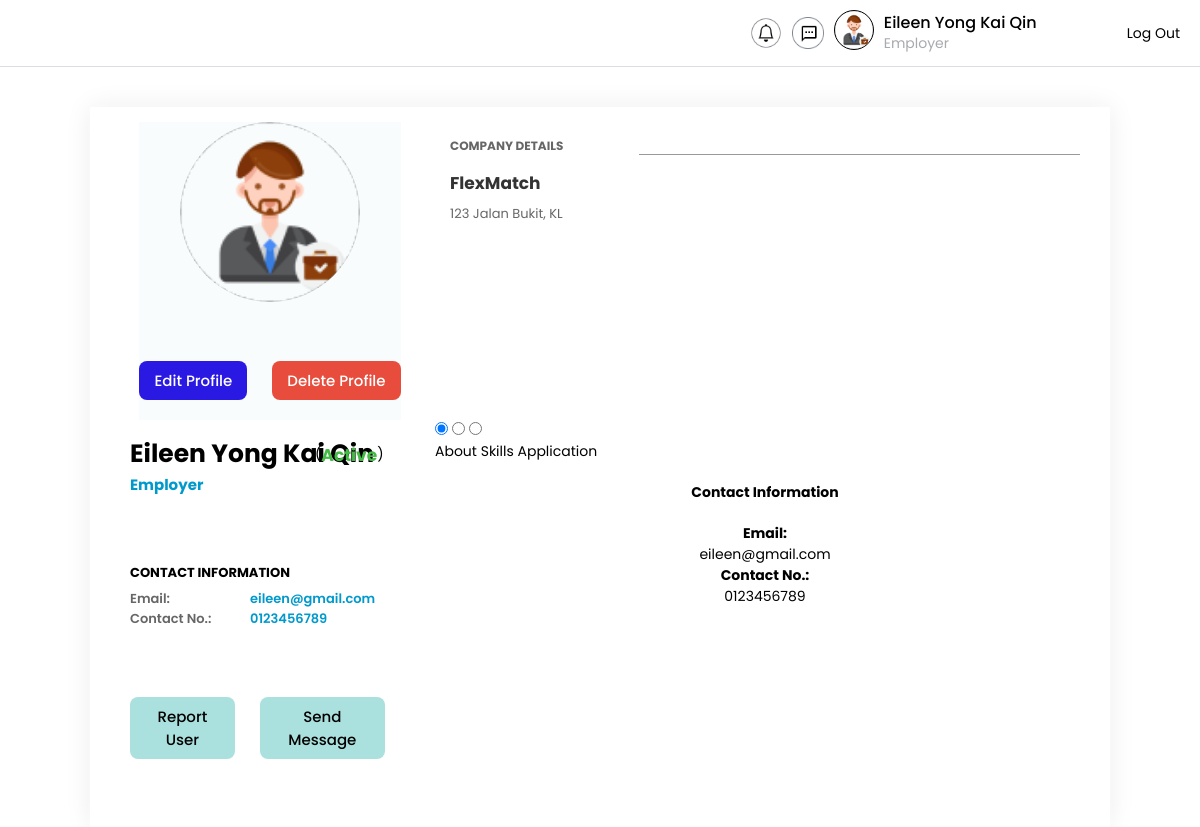
Page /Employer/view_employer_profile.php (signed in) on the committed database.
### tables this page shows
CREATE TABLE employer (
    userID VARCHAR(10) PRIMARY KEY,  
    fullName VARCHAR(100) NOT NULL,  
    email varchar(100) NOT NULL,  
    contactNo VARCHAR(15),  
    companyName VARCHAR(255) NOT NULL,  
    companyAddress TEXT NOT NULL,  
    profilePic varchar(100) DEFAULT NULL,  
    accountStatus ENUM('Active', 'Inactive', 'Suspended') DEFAULT 'Active',  
    warningHistory INT DEFAULT 0,  
    FOREIGN KEY (userID) REFERENCES login(userID) ON DELETE CASCADE  
);

### Employer/view_employer_profile.php (the view, shortened to what this page needs)
<?php
include('../database/config.php');
include('employerNew_nosidebar.php');
$userID = $_SESSION['userID'];
$sql = mysqli_query($con, "SELECT * FROM employer WHERE userID='$userID'");
$data = mysqli_fetch_array($sql);
?>
<!DOCTYPE html>
<html lang="en">
<head>
    <link rel="stylesheet" href="../css/view_profile.css">
</head>
<body>
    <span class="main_bg"></span>
    <div class="container">
        <section class="userProfile card">
            <div class="card-body">
                <section>
                    <div class="profile">
                        <figure><img src="../images/employer.png" alt="profile" width="250px" height="250px"></figure>
                    </div>
                </section>
                <div class="profilefc">
                    <button class="btn edit" onclick="location.href='update_employer_profile.php'">Edit Profile</button>
                    <button class="btn delete" onclick="location.href='delete_employer_profile.php'">Delete Profile</button>
                </div>
            </div>
        </section>
        <section class="work_skills card">
            <div class="work">
                <h1 class="heading">Company Details</h1>
                <div class="primary">
                    <h1><?PHP echo $data['companyName'];?></h1>
                    <p><?PHP echo $data['companyAddress'];?></p>
                </div>
                <br>
        </section>
        <section class="userDetails card">
            <div class="userName">
                <h1 class="name"><?PHP echo $data['fullName'];?></h1>
                <p>Employer</p>
                <div class="acc-status">
                    <?php $statusColor = '';
                    if ($data['accountStatus'] == 'Active') {
                        $statusColor = '#44bb44';
                    } else if ($data['accountStatus'] == 'Inactive') {
                        $statusColor = 'rgba(0, 0, 0, 0.8)';
                    } else if ($data['accountStatus'] == 'Suspended') {
                        $statusColor = 'red';
                    }?>
                    (<span style="color: <?php echo $statusColor; ?>;"><?PHP echo $data['accountStatus'];?></span>)
                </div>
            </div>
            <div class="basic-info">
                <h1 class="heading">Contact Information</h1>
                <ul class="employer-info">
                    <li class="email">
                        <h1 class="title">Email: </h1>
                        <span class="info"> <?PHP echo $data['email'];?></span>
                    </li>
                    <li class="phone">
                        <h1 class="title">Contact No.: </h1>
                        <span class="info"> <?PHP echo $data['contactNo'];?></span>
                    </li>
                </ul>
            </div>
            <div class="btns">
                <ul>
                    <li class="reportUser">
                        <button class="btn report">Report User</button>
                    </li>
                    <li class="sendmsg">
                        <button class="btn message">Send Message</button>
                    </li>
                </ul>
            </div>
        </section>
        <section class="timeline_about card">
            <div class="tabs">
                <input type="radio" name="slider" id="about" checked>
                <input type="radio" name="slider" id="skill">
                <input type="radio" name="slider" id="application">
                <nav>
                    <label for="about" class="about">About</label>
                    <label for="skill" class="skill">Skills</label>
                    <label for="application" class="application">Application</label>
                </nav>
                <section class="sec-con">
                    <div class="content content-1">
                        <h1 class="heading">Contact Information</h1>
                        <ul>
                            <li class="email">
                                <h1 class="title">Email: </h1>
                                <span class="info"> <?PHP echo $data['email'];?></span>
                            </li>
                            <li class="phone">
                                <h1 class="title">Contact No.: </h1>
                                <span class="info"> <?PHP echo $data['contactNo'];?></span>
                            </li>
                        </ul>
                    </div>
                    <div class="content content-2">
                    </div>
                    <div class="content content-3">
                    </div>
                </section>
            </div>
        </section>
    </div>
</body>
</html>

### Employer/employerNew_nosidebar.php (shortened to what this page needs)
<?php
include '../database/config.php';
$userID = $_SESSION['userID'];
$query = $con->prepare("
    SELECT employer.fullName
    FROM employer
    INNER JOIN login ON employer.userID = login.userID
    WHERE employer.userID = ?
");
$query->bind_param("s", $userID);
$query->execute();
$result = $query->get_result();
if ($result && $result->num_rows > 0) {
    $employer = $result->fetch_assoc();
    $fullName = $employer['fullName'];
} else {
    $fullName = "Employer";
}
?>
<!DOCTYPE html>
<html lang="en">
<head>
</head>
<body>
    <div class="main-content">
        <header class="header">
        <div class="header-right">
            <img src="../images/Notification.png" alt="Notification Icon" class="notification-icon">
            <img src="../images/Chat.png" alt="Chat Icon" class="notification-icon" onclick="location.href='../employer/employer_chat.php'">
            <a href="employer_dashboard.php"><img src="../images/employer.png" alt="User Image" class="profile-image"></a>
            <a href="employer_dashboard.php">
                    <div class="user-info">
                        <span class="user-name"><?php echo htmlspecialchars($fullName); ?></span>
                        <span class="user-role">Employer</span>
                    </div>
                </a>
                <span class="logout-button" onclick="location.href='../login.html'">Log Out</span>
            </div>
        </header>
        <section class="content">
        </section>
    </div>
</body>
</html>

### Employer/employerNew_nosidebar.php (style rules this page uses)
* { margin: 0; padding: 0; box-sizing: border-box; font-family: Arial, sans-serif; }
body { display: flex; flex-direction: column; min-height: 100vh; background: #F0FDFF; }
.main-content { width: 100%; }
.header { background: #FFFFFF; padding: 10px 20px; display: flex; justify-content: flex-end; align-items: center; border-bottom: 1px solid #DBDDE0; }
.header-right { display: flex; align-items: center; gap: 10px; }
.notification-icon { width: 32px; height: 32px; cursor: pointer; }
.profile-image { width: 40px; height: 40px; border-radius: 50%; border: 0.1px solid #000000; cursor: pointer; }
.user-info { display: flex; flex-direction: column; text-align: left; }
.user-name { font-weight: 500; font-size: 16px; line-height: 20px; color: #000000; }
.user-role { font-size: 14px; color: #A8AAB0; }
.logout-button { font-size: 14px; color: #000000; border: none; background: none; cursor: pointer; margin-left: 80px; transition: color 0.3s ease; }
.content { padding: 20px; text-align: center; display: flex; flex-direction: column; gap: 20px; align-items: center; justify-content: flex-start; }
a { text-decoration: none; }

### rows in the picture
employer: fullName "Eileen Yong Kai Qin", companyName "FlexMatch", companyAddress "123 Jalan Bukit, KL", accountStatus "Active", email "eileen@gmail.com", contactNo "0123456789"
